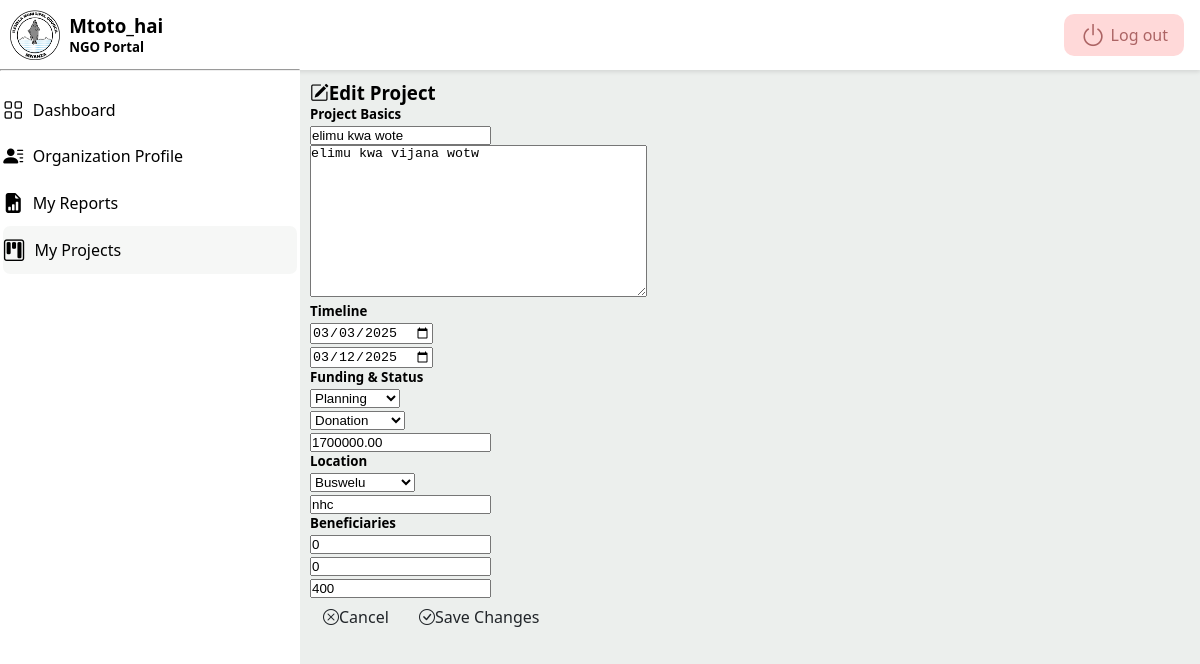
Page /2/edit/ (signed in) on the committed database.
### project/models.py (models this page shows, shortened)
class Project(models.Model):
	class Status(models.TextChoices):
		PLANNING = 'PLAN', _('Planning')
		ONGOING = 'ONGO', _('Ongoing')
		COMPLETED = 'COMP', _('Completed')
		SUSPENDED = 'SUSP', _('Suspended')
	class FundingType(models.TextChoices):
		GRANT = 'GRANT', _('Grant')  # Fixed typo (GRANT → GRANT)
		DONATION = 'DON', _('Donation')
		SELF_FUNDED = 'SELF', _('Self-Funded')
		PARTNERSHIP = 'PART', _('Partnership')
	class WardChoices(models.TextChoices):
		NYAKATO = 'NYAKATO', _('Nyakato')
		BUSWELU = 'BUSWELU', _('Buswelu')
		ILEMELA = 'ILEMELA', _('Ilemela')
		PASIANSI = 'PASIANSI', _('Pasiansi')
		BUGOBWA = 'BUGOBWA', _('Bugogwa')  # Fixed typo (Bugogwa → BUGOBWA)
		SANGABUYE = 'SANGABUYE', _('Sangabuye')
		MECCO = 'MECCO', _('MECCO')
		BUZURUGA = 'BUZURUGA', _('Buzuruga')
		NYASAKA = 'NYASAKA', _('Nyasaka')
		KAHAMA = 'KAHAMA', _('Kahama')
		KISEKE = 'KISEKE', _('Kiseke')
		KAYENZE = 'KAYENZE', _('Kayenze')
		SHIBULA = 'SHIBULA', _('Shibula')
		KAWEEKAMO = 'KAWEEKAMO', _('Kawekamo')
		KITANGIRI = 'KITANGIRI', _('Kitangiri')
		KIRUMBA = 'KIRUMBA', _('Kirumba')
		NYAMANORO = 'NYAMANORO', _('Nyamanoro')
		IBUNGILO = 'IBUNGILO', _('Ibungilo')
		NYAMHONGOLO = 'NYAMHONGOLO', _('Nyamhongolo')
	name = models.CharField(_("Project Name"), max_length=255)
	description = models.TextField(_("Project Description"))
	organization = models.ForeignKey(
		settings.AUTH_USER_MODEL,
		related_name='projects',
		on_delete=models.CASCADE
	)
	start_date = models.DateField(_("Start Date"))
	end_date = models.DateField(_("End Date"), blank=True, null=True)
	status = models.CharField(
		_("Project Status"),
		max_length=4,
		choices=Status.choices,
		default=Status.PLANNING
	)
	funding_type = models.CharField(
		_("Funding Type"),
		max_length=5,
		choices=FundingType.choices,
		default=FundingType.GRANT
	)
	budget = models.DecimalField(
		_("Project Budget (TZS)"),
		max_digits=14,
		decimal_places=2,
		blank=True,
		null=True
	)
	men = models.IntegerField(_("Men Beneficiaries"), default=0)
	women = models.IntegerField(_("Women Beneficiaries"), default=0)
	youth = models.IntegerField(_("Youth Beneficiaries"), default=0)
	district = models.CharField(
		_("District"),
		max_length=20,
		default="Ilemela",
		editable=False  # Prevents editing in admin/forms
	)
	ward = models.CharField(
		_("Ward"),
		max_length=20,
		choices=WardChoices.choices
	)
	street = models.CharField(_("Street"), max_length=100)
	created_at = models.DateTimeField(auto_now_add=True)
	updated_at = models.DateTimeField(auto_now=True)
	class Meta:
		verbose_name = _("Project")
		verbose_name_plural = _("Projects")
		ordering = ['-created_at']
		indexes = [
			models.Index(fields=['status']),
			models.Index(fields=['organization']),
		]

### project/views.py (the view)
# urls.py: path('<int:pk>/edit/', views.project_edit, name='project_edit'),
@login_required
def project_edit(request, pk):
	project = get_object_or_404(Project, pk=pk)
	if not (request.user.is_staff or project.organization == request.user):
		return redirect('permission_denied')
	if request.method == 'POST':
		form = ProjectForm(request.POST, instance=project)
		if form.is_valid():
			form.save()
			return redirect('project:project_details', pk=project.pk)
	else:
		form = ProjectForm(instance=project)
	return render(request, 'project/edit.html', {'form': form, 'title': _('Edit Project'), 'section':'project',})

### project/forms.py
class ProjectForm(forms.ModelForm):
	class Meta:
		model = Project
		fields = '__all__'
		exclude = ['organization', 'district', 'created_at', 'updated_at']
		widgets = {
			'start_date': forms.DateInput(attrs={'type': 'date'}),  # HTML5 date picker
			'end_date': forms.DateInput(attrs={'type': 'date'}),     # Optional field
		}

### project/templates/project/edit.html (shortened to what this page needs)
{% extends "user_account/base.html" %}
{% load i18n %}
{% block content %}
<div class="container mt-5">
  <div class="card shadow-lg">
	<div class="card-header bg-primary text-white">
	  <h3 class="card-title mb-0">
		<i class="bi bi-pencil-square me-2"></i>{% trans "Edit Project" %}
	  </h3>
	</div>
	<div class="card-body">
	  <form method="post" novalidate>
		<div class="row g-4">
		  <div class="col-md-6">
			<div class="mb-4">
			  <h5 class="text-primary mb-3">{% trans "Project Basics" %}</h5>
			  <div class="form-group mb-3">
				{{ form.name }}
			  </div>
			  <div class="form-group mb-3">
				{{ form.description }}
			  </div>
			</div>
			<div class="mb-4">
			  <h5 class="text-primary mb-3">{% trans "Timeline" %}</h5>
			  <div class="row g-3">
				<div class="col-md-6">
				  {{ form.start_date }}
				</div>
				<div class="col-md-6">
				  {{ form.end_date }}
				</div>
			  </div>
			</div>
		  </div>
		  <div class="col-md-6">
			<div class="mb-4">
			  <h5 class="text-primary mb-3">{% trans "Funding & Status" %}</h5>
			  <div class="row g-3">
				<div class="col-md-6">
				  {{ form.status }}
				</div>
				<div class="col-md-6">
				  {{ form.funding_type }}
				</div>
				<div class="col-12">
				  {{ form.budget }}
				</div>
			  </div>
			</div>
			<div class="mb-4">
			  <h5 class="text-primary mb-3">{% trans "Location" %}</h5>
			  <div class="row g-3">
				<div class="col-md-6">
				  {{ form.ward }}
				</div>
				<div class="col-md-6">
				  {{ form.street }}
				</div>
			  </div>
			</div>
			<div class="mb-4">
			  <h5 class="text-primary mb-3">{% trans "Beneficiaries" %}</h5>
			  <div class="row g-3">
				<div class="col-md-4">
				  {{ form.men }}
				</div>
				<div class="col-md-4">
				  {{ form.women }}
				</div>
				<div class="col-md-4">
				  {{ form.youth }}
				</div>
			  </div>
			</div>
		  </div>
		</div>
		<div class="d-flex justify-content-between mt-4">
		  <a href="#" class="btn btn-secondary">
			<i class="bi bi-x-circle me-2"></i>{% trans "Cancel" %}
		  </a>
		  <button type="submit" class="btn btn-primary">
			<i class="bi bi-check-circle me-2"></i>{% trans "Save Changes" %}
		  </button>
		</div>
	  </form>
	</div>
  </div>
</div>
{% endblock %}

### user_account/templates/user_account/base.html (shortened to what this page needs)
{% load static %}
<!DOCTYPE html>
<html lang="en">
<head>
  <link rel="stylesheet" href="{% static 'style/style.css' %}">
  <link rel="stylesheet" href="https://cdnjs.cloudflare.com/ajax/libs/bootstrap-icons/1.11.1/font/bootstrap-icons.min.css">
</head>
<body>
  {% if user.is_authenticated %}
  <header>
    <a href="{% url 'user_account:logout' %}" class="logout">
      <i class="bi bi-power"></i>
      <p>Log out</p>
    </a>
  </header>
  <main>
    <aside>
      <div class="sidenav">
        <div class="profile">
          <div class="prof-img">
            <img src="{% static 'images/ILEMELA 1.png' %}" alt="profile-img">
          </div>
          <div>
            <h3>{{ request.user.username }}</h3>
            {% if user.is_staff %}
            <h5>Admin(Municipal) Portal</h5>
            {% else %}
            <h5>NGO Portal</h5>
            {% endif %}
          </div>
        </div>
      </div>
      <hr>
      <ul class="sidenav-links">
        <li {% if section == 'dashboard' %} class="active-link" {% endif %}>
          <a href="{% url 'user_account:dashboard' %}" class="sidenav-link">
            <i class="bi bi-grid"></i>
            <p>Dashboard</p>
          </a>
        </li>
        {% if user.is_staff %}
        <li {% if section == 'organization' %} class="active-link" {% endif %}>
          <a href="{% url 'organization:organization_list' %}"  class="sidenav-link">
            <i class="bi bi-globe"></i>
            <p>Organizations List</p>
          </a>
        </li>
        {% else %}
        <li {% if section == 'organization' %} class="active-link" {% endif %}>
          <a href="{% url 'organization:organization_detail' id=request.user.organizationprofile.id %}"  class="sidenav-link">
            <i class="bi bi-person-lines-fill"></i>
            <p>Organization Profile</p>
          </a>
        </li>
        {% endif %}
        {% if user.is_staff %}
        <li {% if section == 'report' %} class="active-link" {% endif %}>
          <a href="{% url 'report:report_list' %}"  class="sidenav-link">
            <i class="bi bi-file-earmark-arrow-up-fill"></i>
            <p>Reports</p>
          </a>
        </li>
        {% else %}
        <li {% if section == 'report' %} class="active-link" {% endif %}>
          <a href="{% url 'report:report_list' %}" class="sidenav-link">
            <i class="bi bi-file-earmark-bar-graph-fill"></i>
            <p>My Reports</p>
          </a>
        </li>
        {% endif %}
        {% if user.is_staff %}
        <li {% if section == 'project' %} class="active-link" {% endif %}>
          <a href="{% url 'project:project_list' %}" class="sidenav-link">
            <i class="bi bi-kanban"></i>
            <p>Projects</p>
          </a>
        </li>
        {% else %}
        <li {% if section == 'project' %} class="active-link" {% endif %}>
          <a href="{% url 'project:project_list' %}" class="sidenav-link">
            <i class="bi bi-kanban"></i>
            <p>My Projects</p>
          </a>
        </li>
        {% endif %}
      </ul>
    </aside>
    <section class="main-content">
      {% block content %} {% endblock %}
    </section>
  </main>
  {% endif %}
</body>
</html>

### user_account/static/style/root.css (style rules this page uses)
ul li { list-style: none; }
:root { --primary-font: 'Segoe UI', sans-serif; --gray: #ecefed; --white: white; --black: black; --bs-blue: #0d6efd; --bs-indigo: #6610f2; --bs-purple: #6f42c1; --bs-pink: #d63384; --bs-red: #dc3545; --bs-orange: #fd7e14; --bs-yellow: #ffc107; --bs-green: #198754; --bs-teal: #20c997; --bs-cyan: #0dcaf0; --radius: .625rem; --shadow1: 0 2px 4px rgba(0, 0, 0, 0.1); }
body { background-color: var(--gray); font-family: var(--primary-font); }
img { display: block; width: 100%; }

### user_account/static/style/components.css (style rules this page uses)
.btn { display: inline-block; font-weight: 400; line-height: 1.5; color: #212529; text-align: center; text-decoration: none; vertical-align: middle; cursor: pointer; -webkit-user-select: none; -moz-user-select: none; user-select: none; background-color: transparent; border: 1px solid transparent; padding: 0.375rem 0.75rem; font-size: 1rem; border-radius: 0.25rem; font-family: var(--primary-font); }

### user_account/templates/user_account/base.html (style rules this page uses)
header { position: fixed; top: 0; left: 0; right: 0; display: flex; align-items: center; justify-content: space-between; padding: .3rem 1rem; background-color: var(--white); box-shadow: var(--shadow1); }
header .logout { display: flex; align-items: center; gap: .3rem; background-color: rgba(255, 0, 0, 0.15); color: rgba(102, 0, 0, 0.541); padding: .2rem 1rem; border-radius: var(--radius); margin: .6rem 0; text-decoration: none; }
header .logout i { display: block; font-size: 1.6rem; }
aside { position: fixed; top: 0; left: 0; background-color: var(--white); width: 300px; min-height: 100%; }
aside .profile { display: flex; align-items: center; margin: .6rem; gap: .6rem; }
aside .profile .prof-img { width: 50px; height: 50px; overflow: hidden; object-fit: contain; }
aside .sidenav-links { margin: 1rem .2rem; }
aside .sidenav-link { text-decoration: none; display: flex; align-items: center; gap: .6rem; color: black; padding: .6rem 0; }
aside .sidenav-link i { font-size: 1.25rem; }
aside .active-link { font-weight: 500; background-color: #ecefed79; border-radius: .45rem; }
aside .active-link i { font-size: 1.35rem; }
.main-content { margin: 5rem .6rem 0 310px; }

### rows in the picture
Project: name "elimu kwa wote", description "elimu kwa vijana wotw", start_date "03/03/2025", end_date "03/12/2025", status "Planning", funding_type "Donation", budget "1700000.00", ward "Buswelu", street "nhc", men "0", women "0", youth "400"

### other values in the picture
{{ request.user.username }} "Mtoto_hai"
